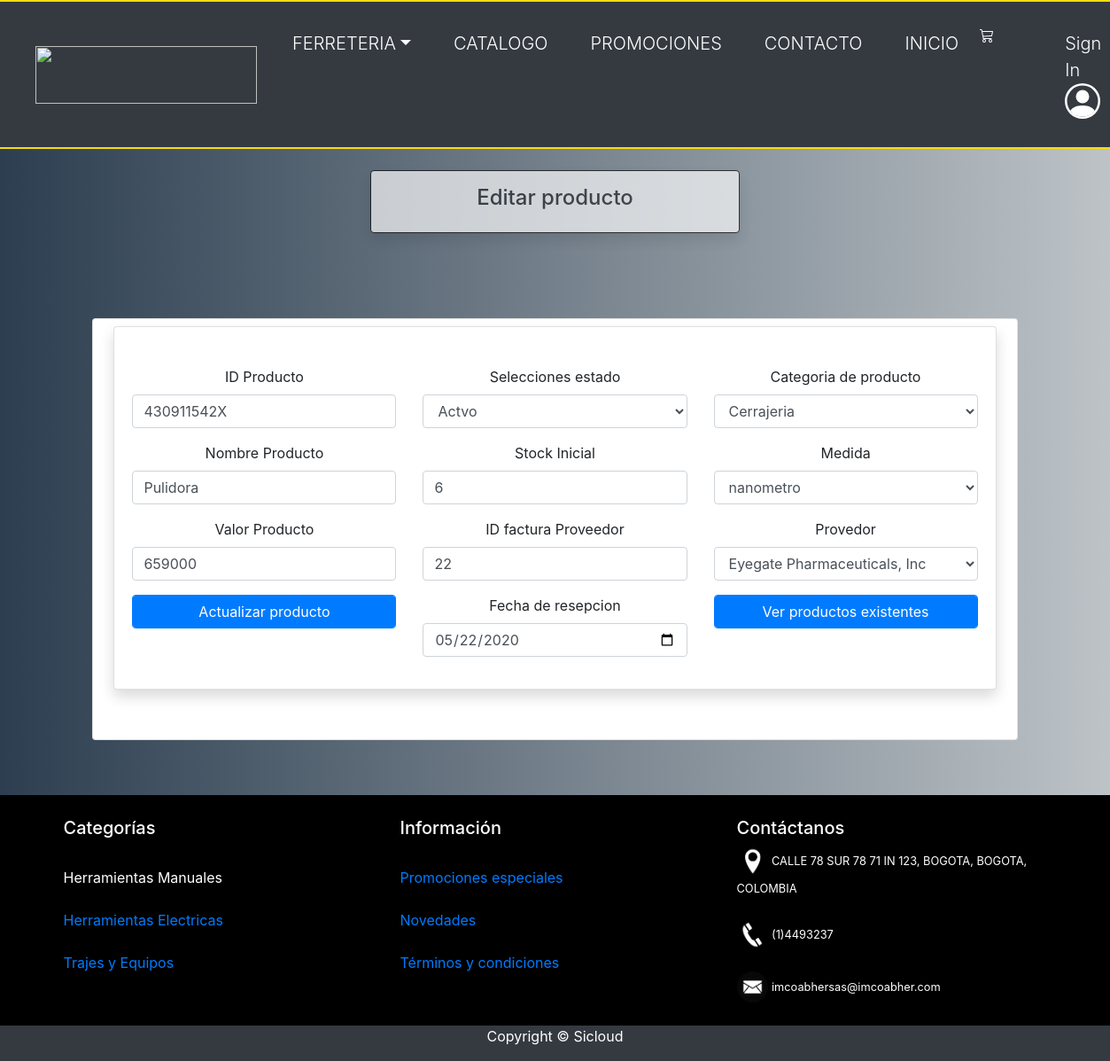
Page /vista/editarProducto.php?id=430911542X on the committed database.
### tables this page shows
CREATE TABLE `producto` (
  `ID_prod` varchar(40) NOT NULL,
  `nom_prod` varchar(30) NOT NULL,
  `val_prod` int(11) NOT NULL,
  `stok_prod` int(11) NOT NULL,
  `estado_prod` varchar(20) NOT NULL,
  `descript` varchar(200) DEFAULT NULL,
  `img` varchar(40) DEFAULT NULL,
  `CF_categoria` int(11) NOT NULL,
  `CF_tipo_medida` int(11) NOT NULL
);

### modelo/class.conexion.php (called while the page is built)
<?php
    class Conexion{
    static function conexionPDO(){
        $DB_HOST = 'bzsvpsfy9oknkorinigg-mysql.services.clever-cloud.com';
        $DB_USER = 'uu1ftcn3edrvx0se';
        $DB_PASS = 'YTZ9rXNKvoAIDwOwvvFj';
        $DB_NAME = 'bzsvpsfy9oknkorinigg';
        try {
            $dsn = "mysql:host=$DB_HOST;dbname=$DB_NAME";
            $db = new PDO($dsn, $DB_USER,  $DB_PASS);
        } catch (PDOException $e) {
            echo 'Error al conectarnos al; ' . $e->getMessage();
        }
        return $db;
    }
}

### modelo/class.sql.php (called while the page is built, shortened)
<?php
include_once 'class.conexion.php';
include_once '../controlador/controladorsession.php';
class SQL extends Conexion{
   public $db;
   public function __construct() {
      $this->db = Conexion::conexionPDO();
   }
   static function ningunDato(){
      return new self ();
   }
    public function verCategorias(){
        $sql = "SELECT * FROM categoria
        order by nom_categoria asc";
        $stm = $this->db->prepare($sql);
        $stm->execute();
        $result = $stm->fetchAll();
        return $result;
    }
   public function verMedida(){
      $sql = "SELECT * FROM  tipo_medida";
      $stm = $this->db->prepare($sql);
      $stm->execute();
      $result = $stm->fetchAll();
      return $result;
   }
   public function verProductosId($id){
      $sql = "SELECT P.ID_prod , P.nom_prod , P.val_prod , P.stok_prod , P.estado_prod ,
      C.nom_categoria, T_M.nom_medida
         from producto P
         join categoria C on P.CF_categoria = C.ID_categoria
         join tipo_medida T_M on P.CF_tipo_medida = T_M.ID_medida
         WHERE ID_prod = '$id' ";
      $stm = $this->db->prepare($sql);
      $stm->execute();
      $result = $stm->fetchAll();
      return $result;
   }
   public function verProveedor(){
      $sql = "SELECT * FROM empresa_provedor";
      $c = $this->db->prepare($sql);
      $c->execute();
      $r = $c->fetchAll();
      return $r;
   }
}
?>

### controlador/controladorsession.php (called while the page is built, shortened)
<?php
class Session{
   static function ningunDato(){
      return new self ();
   }
}
?>

### controlador/controlador.php (called while the page is built, shortened)
<?php
include_once '../modelo/class.sql.php';
class ControllerDoc
{
    private $session, $objModUs;
    public function __construct(){
        include_once 'controladorsession.php';
        $this->objModUs    = SQL::ningunDato();
    }
    public function verCategorias()
    {
        return $this->objModUs->verCategorias();
    }
    public function verMedida()
    {
        return $this->objModUs->verMedida();
    }
    public function verProveedor()
    {
       return $this->objModUs->verProveedor();
    }
    public function verProductosId($id_p)
    {
        return $this->objModUs->verProductosId($id_p);
    }
}
?>

### vista/editarProducto.php (the view, shortened to what this page needs)
<?php
include_once '../controlador/controladorrutas.php';
$objCon = new ControllerDoc();
?>
<div class="card card-body text-center  col-md-10 mx-auto p-2 ">
    <div class=" container-fluid ">
        <div class="card card-body shadow mb-5"> <br>
            <div class="row">
                <?php
                if(isset($_GET['id']))$datos = $objCon->verProductosId($_GET['id']);
                 foreach($datos as $row){
                ?>
                    <div class="col-md-4">
                        <form action="../metodos/post.php?accion=editarProducto&&id=<?= $row['ID_prod'] ?>" method="POST">
                            <div class="form-group"><label for="">ID Producto</label><input class="form-control" value="<?= $row['ID_prod'] ?>" type="text" placeholder="ID producto" value="<?php $row['ID_prod']  ?> " ; name="ID_prod"></div>
                            <div class="form-group"><label for="">Nombre Producto</label><input class="form-control" value="<?= $row['nom_prod']  ?>" type="text" class="form-control" placeholder="Nombre producto" name="nom_prod"></div>
                            <div class="form-group"><label for="">Valor Producto</label><input class="form-control" type="number" value="<?= $row['val_prod']  ?>" class="form-control" placeholder="Valor" name="val_prod"></div>
                            <div class="form-group"> <input class="btn btn-primary form-control" type="submit" name="submit" value="Actualizar producto"> </div>
                    </div>
                    <div class="col-md-4">
                        <div class="form-group">
                            <label for="">Selecciones estado</label>
                            <select name="estado_prod" class="form-control">
                                <option value="Actvo">Actvo</option>
                            </select>
                        </div>
                        <div class="form-group"><label for="">Stock Inicial</label><input type="number" class="form-control" value="<?php echo $row['stok_prod'] ?>" name="stok_prod" required autofocus></div>
                        <div class="form-group"><label for="">ID factura Proveedor</label><input type="text" class="form-control" value="<?php echo "22" ?>" name="num_fac_ing" autofocus></div>
                        <div class="form-group"><label for="">Fecha de resepcion</label><input type="date" class="form-control" placeholder="Proveedor" value="2020-05-22" min="0000-00-00" max="9999-99-99" name="fecha"></div>
                    </div>
                    <div class="col-md-4">
                        <div class="form-group"><label for="">Categoria de producto</label><br>
                        <?php  }  ?>
                            <select class="form-control" name="CF_categoria">
                                <?php
                                $datos = $objCon->verCategorias();
                                foreach( $datos as $row){
                                ?>
                                    <option value="<?= $row['ID_categoria'] ?>"><?= $row['nom_categoria'] ?></option>
                                <?php }
                                ?>
                            </select>
                        </div>
                        <div class="form-group"><label for="">Medida</label>
                            <select class="form-control" name="CF_tipo_medida">
                                <?php
                                $datos = $objCon->verMedida();
                                foreach($datos as $row){
                                ?>
                                    <option value="<?= $row[0] ?>"><?= $row[1] ?></option>
                                <?php }
                                ?>
                            </select>
                        </div>
                        <div class=" form-group"><label for="">Provedor</label>
                            <select class="form-control" name="FK_rut">
                                <?php
                                $datos = $objCon->verProveedor();
                                foreach( $datos as $row){
                                ?>
                                    <option value="<?php echo $row['ID_rut']  ?>"> <?php echo $row['nom_empresa']  ?> </option>
                                <?php  } ?>
                            </select>
                        </div>
                        <div class="form-group "><a class="btn btn-primary form-control" href="../CU004-crearProductos.php?accion=verProducto">Ver productos existentes</a></div>
                    </div>
            </div>
        </div>
    </div>
</div>

### vista/estilos/css/jav.css (style rules this page uses)
body { background: #bdc3c7; background: -webkit-linear-gradient(to right, #2c3e50, #bdc3c7); background: linear-gradient(to right, #2c3e50, #bdc3c7); }
html { min-height: 100%; position: relative; }
body { margin: 0; margin-bottom: 40px; }

### rows in the picture
producto: ID_prod "430911542X", nom_prod "Pulidora", val_prod "659000", stok_prod "6"

### other values in the picture
$aP[$i0][0] "FERRETERIA"
$d[0] "CATALOGO"
$d[0] "PROMOCIONES"
$d[0] "CONTACTO"
$d[0] "INICIO"
$titulo "Editar producto"
form field CF_categoria "Cerrajeria"
form field CF_tipo_medida "nanometro"
form field FK_rut "Eyegate Pharmaceuticals, Inc"
